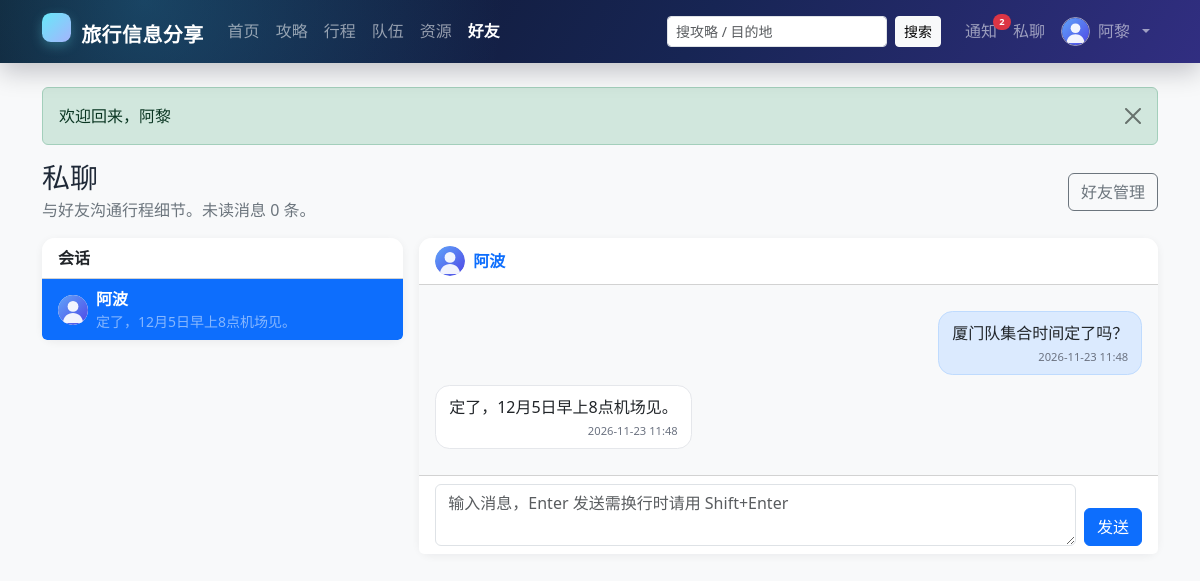
/messages.php?with=2 (signed in), run on the app's committed database.
### tables this page shows
CREATE TABLE `user` (
  `id`            INT UNSIGNED NOT NULL AUTO_INCREMENT COMMENT '用户ID',
  `username`      VARCHAR(50)  NOT NULL                COMMENT '登录名，唯一',
  `password_hash` VARCHAR(255) NOT NULL                COMMENT 'password_hash() 生成的密码散列',
  `nickname`      VARCHAR(50)  NOT NULL                COMMENT '昵称',
  `avatar`        VARCHAR(500) DEFAULT NULL             COMMENT '头像URL',
  `gender`        ENUM('unknown','male','female','other') NOT NULL DEFAULT 'unknown' COMMENT '性别',
  `email`         VARCHAR(100) DEFAULT NULL             COMMENT '邮箱，唯一（可为空）',
  `phone`         VARCHAR(20)  DEFAULT NULL             COMMENT '手机号',
  `intro`         VARCHAR(500) DEFAULT NULL             COMMENT '个人简介',
  `role`          ENUM('user','admin') NOT NULL DEFAULT 'user'   COMMENT '角色',
  `status`        ENUM('active','disabled') NOT NULL DEFAULT 'active' COMMENT '账号状态',
  `created_at`    DATETIME NOT NULL DEFAULT CURRENT_TIMESTAMP,
  `updated_at`    DATETIME NOT NULL DEFAULT CURRENT_TIMESTAMP ON UPDATE CURRENT_TIMESTAMP,
  PRIMARY KEY (`id`),
  UNIQUE KEY `uk_user_username` (`username`),
  UNIQUE KEY `uk_user_email` (`email`),
  KEY `idx_user_role_status` (`role`,`status`),
  KEY `idx_user_nickname` (`nickname`),
  CONSTRAINT `chk_user_username_len` CHECK (CHAR_LENGTH(`username`) BETWEEN 3 AND 50),
  CONSTRAINT `chk_user_nickname_len` CHECK (CHAR_LENGTH(`nickname`) BETWEEN 1 AND 50)
);

CREATE TABLE `message` (
  `id`         BIGINT UNSIGNED NOT NULL AUTO_INCREMENT,
  `from_id`    INT UNSIGNED NOT NULL COMMENT '发送者',
  `to_id`      INT UNSIGNED NOT NULL COMMENT '接收者',
  `content`    TEXT NOT NULL COMMENT '文本内容或图片URL',
  `msg_type`   ENUM('text','image') NOT NULL DEFAULT 'text',
  `is_read`    TINYINT(1) NOT NULL DEFAULT 0,
  `created_at` DATETIME NOT NULL DEFAULT CURRENT_TIMESTAMP,
  PRIMARY KEY (`id`),
  KEY `idx_message_to_read` (`to_id`,`is_read`,`created_at`),
  KEY `idx_message_dialog` (`from_id`,`to_id`,`created_at`),
  CONSTRAINT `fk_message_from` FOREIGN KEY (`from_id`) REFERENCES `user` (`id`) ON DELETE CASCADE ON UPDATE CASCADE,
  CONSTRAINT `fk_message_to`   FOREIGN KEY (`to_id`)   REFERENCES `user` (`id`) ON DELETE CASCADE ON UPDATE CASCADE,
  CONSTRAINT `chk_message_content` CHECK (CHAR_LENGTH(`content`) > 0)
);

### app/helpers.php (called while the page is built, shortened)
<?php
function config(string $path, mixed $default = null): mixed
{
    $value = $GLOBALS['config'] ?? [];
    foreach (explode('.', $path) as $key) {
        $value = $value[$key];
    }
    return $value;
}
function e(mixed $value): string
{
    return htmlspecialchars((string) $value, ENT_QUOTES | ENT_SUBSTITUTE, 'UTF-8');
}
function url(string $path = ''): string
{
    $base = rtrim((string) config('site.base_url', ''), '/');
    return $base . '/' . ltrim($path, '/');
}
function query(string $key, mixed $default = ''): mixed
{
    $value = $_GET[$key] ?? $default;
    if (is_string($value)) {
        return trim($value);
    }
    return $value;
}
function flashes(): array
{
    $items = $_SESSION['flash'] ?? [];
    return $items;
}
function format_dt(?string $value): string
{
    $ts = strtotime($value);
    return $ts ? date('Y-m-d H:i', $ts) : $value;
}
function excerpt(?string $text, int $length = 90): string
{
    $plain = trim(strip_tags((string) $text));
    if (mb_strlen($plain, 'UTF-8') <= $length) {
        return $plain;
    }
    return mb_substr($plain, 0, $length, 'UTF-8') . '…';
}
function avatar_url(?string $avatar): string
{
    return url('/assets/avatar.svg');
}

### app/auth.php (called while the page is built, shortened)
<?php
function current_user(): ?array
{
    static $cache = [];
    $id = (int) $_SESSION['user_id'];
    if (array_key_exists($id, $cache)) {
        return $cache[$id];
    }
    $user = db_one(
        'SELECT * FROM `user` WHERE `id` = ? AND `status` = "active" LIMIT 1',
        [$id]
    );
    return $cache[$id] = $user;
}
function require_login(): void
{
    if (current_user() !== null) {
        return;
    }
}
function unread_notifications_count(): int
{
    $user = current_user();
    return (int) db_val(
        'SELECT COUNT(*) FROM `notification` WHERE `user_id` = ? AND `is_read` = 0',
        [$user['id']]
    );
}

### app/db.php (called while the page is built, shortened)
<?php
function db(): PDO
{
    static $pdo = null;
    if ($pdo instanceof PDO) {
        return $pdo;
    }
    $c = config('db');
    $dsn = sprintf(
        'mysql:host=%s;port=%d;dbname=%s;charset=%s',
        $c['host'],
        (int) $c['port'],
        $c['name'],
        $c['charset']
    );
    $pdo = new PDO($dsn, $c['user'], $c['pass'], [
        PDO::ATTR_ERRMODE            => PDO::ERRMODE_EXCEPTION,
        PDO::ATTR_DEFAULT_FETCH_MODE => PDO::FETCH_ASSOC,
        PDO::ATTR_EMULATE_PREPARES   => false,
        PDO::ATTR_STRINGIFY_FETCHES  => false,
    ]);
    $pdo->exec("SET time_zone = '+08:00'");
    return $pdo;
}
function db_all(string $sql, array $params = []): array
{
    $stmt = db()->prepare($sql);
    $stmt->execute($params);
    return $stmt->fetchAll();
}
function db_one(string $sql, array $params = []): ?array
{
    $stmt = db()->prepare($sql);
    $stmt->execute($params);
    $row = $stmt->fetch();
    return $row === false ? null : $row;
}
function db_val(string $sql, array $params = []): mixed
{
    $stmt = db()->prepare($sql);
    $stmt->execute($params);
    return $stmt->fetchColumn();
}

### public/messages.php (the view, shortened to what this page needs)
<?php
require_login();
$me = current_user();
$uid = (int) $me['id'];
$with = (int) query('with', '0');
$conversations = db_all(
    'SELECT u.`id`, u.`nickname`, u.`avatar`,
            (SELECT m.`content` FROM `message` m WHERE (m.`from_id` = u.`id` AND m.`to_id` = ?) OR (m.`from_id` = ? AND m.`to_id` = u.`id`) ORDER BY m.`id` DESC LIMIT 1) AS `last_message`,
            (SELECT m.`created_at` FROM `message` m WHERE (m.`from_id` = u.`id` AND m.`to_id` = ?) OR (m.`from_id` = ? AND m.`to_id` = u.`id`) ORDER BY m.`id` DESC LIMIT 1) AS `last_at`,
            (SELECT COUNT(*) FROM `message` m WHERE m.`from_id` = u.`id` AND m.`to_id` = ? AND m.`is_read` = 0) AS `unread`
     FROM `friendship` f
     JOIN `user` u ON u.`id` = IF(f.`user_id` = ?, f.`friend_id`, f.`user_id`)
     WHERE f.`status` = "accepted" AND (f.`user_id` = ? OR f.`friend_id` = ?)
     ORDER BY `last_at` DESC, u.`nickname`',
    [$uid, $uid, $uid, $uid, $uid, $uid, $uid, $uid]
);
$withUser = null;
foreach ($conversations as $conversation) {
    if ((int) $conversation['id'] === $with) {
        $withUser = $conversation;
        break;
    }
}
$messages = [];
if ($withUser !== null) {
    $messages = db_all(
        'SELECT * FROM `message`
         WHERE (`from_id` = ? AND `to_id` = ?) OR (`from_id` = ? AND `to_id` = ?)
         ORDER BY `id` ASC',
        [$uid, $with, $with, $uid]
    );
}
$totalUnread = array_sum(array_map(static fn(array $row): int => (int) $row['unread'], $conversations));
$activeNav = 'friends';
require APP_ROOT . '/app/views/header.php';
?>
<div class="d-flex flex-column flex-sm-row justify-content-between align-items-sm-center gap-2 mb-3">
    <div>
        <h1 class="h3 mb-1">私聊</h1>
        <p class="text-secondary mb-0">与好友沟通行程细节。未读消息 <?= (int) $totalUnread ?> 条。</p>
    </div>
    <a class="btn btn-outline-secondary" href="<?= e(url('/friends.php')) ?>">好友管理</a>
</div>
<div class="row g-3">
    <div class="col-lg-4">
        <div class="card border-0 shadow-sm">
            <div class="card-header bg-white fw-semibold">会话</div>
            <div class="list-group list-group-flush conversation-list">
                <?php foreach ($conversations as $conversation): ?>
                    <a class="list-group-item list-group-item-action<?= (int) $conversation['id'] === $with ? ' active' : '' ?>" href="<?= e(url('/messages.php?with=' . (int) $conversation['id'])) ?>">
                        <div class="d-flex align-items-center gap-2">
                            <img class="avatar avatar-sm" src="<?= e(avatar_url($conversation['avatar'])) ?>" alt="">
                            <div class="flex-grow-1 min-w-0">
                                <div class="d-flex justify-content-between gap-2">
                                    <span class="fw-semibold"><?= e($conversation['nickname']) ?></span>
                                </div>
                                <div class="small text-truncate <?= (int) $conversation['id'] === $with ? 'text-white-50' : 'text-secondary' ?>"><?= e($conversation['last_message'] !== null ? excerpt($conversation['last_message'], 28) : '还没有消息') ?></div>
                            </div>
                        </div>
                    </a>
                <?php endforeach; ?>
            </div>
        </div>
    </div>
    <div class="col-lg-8">
        <div class="card border-0 shadow-sm h-100">
            <?php if ($withUser === null): ?>
                <div class="card-body d-flex align-items-center justify-content-center text-secondary" style="min-height: 360px;">选择左侧好友开始聊天。</div>
            <?php else: ?>
                <div class="card-header bg-white d-flex align-items-center gap-2">
                    <img class="avatar avatar-sm" src="<?= e(avatar_url($withUser['avatar'])) ?>" alt="">
                    <a class="fw-semibold text-decoration-none" href="<?= e(url('/profile.php?id=' . (int) $withUser['id'])) ?>"><?= e($withUser['nickname']) ?></a>
                </div>
                <div class="card-body message-thread" id="message-thread">
                    <?php foreach ($messages as $message): ?>
                        <?php $mine = (int) $message['from_id'] === $uid; ?>
                        <div class="message-row <?= $mine ? 'mine' : 'theirs' ?>">
                            <div class="message-bubble">
                                <div><?= nl2br(e($message['content'])) ?></div>
                                <div class="message-time"><?= e(format_dt($message['created_at'])) ?><?= $mine && (int) $message['is_read'] === 1 ? ' · 已读' : '' ?></div>
                            </div>
                        </div>
                    <?php endforeach; ?>
                </div>
                <div class="card-footer bg-white">
                    <form method="post" class="d-flex gap-2 align-items-end">
                        <textarea class="form-control flex-grow-1" name="content" rows="2" maxlength="1000" required placeholder="输入消息，Enter 发送需换行时请用 Shift+Enter"></textarea>
                        <button class="btn btn-primary flex-shrink-0" type="submit">发送</button>
                    </form>
                </div>
            <?php endif; ?>
        </div>
    </div>
</div>
<?php require APP_ROOT . '/app/views/footer.php'; ?>

### app/views/header.php (shortened to what this page needs)
<?php
$me = current_user();
$notifCount = unread_notifications_count();
$activeNav = $activeNav ?? '';
$q = (string) ($_GET['q'] ?? '');
?>
<!doctype html>
<html lang="zh-CN">
<head>
    <link rel="stylesheet" href="<?= e(url('/assets/bootstrap.min.css')) ?>">
    <link rel="stylesheet" href="<?= e(url('/assets/style.css')) ?>">
</head>
<body class="d-flex flex-column min-vh-100 bg-body-tertiary">
<nav class="navbar navbar-expand-lg navbar-dark app-navbar sticky-top">
    <div class="container">
        <a class="navbar-brand fw-bold" href="<?= e(url('/index.php')) ?>">
            <span class="brand-mark"></span> 旅行信息分享
        </a>
        <div class="collapse navbar-collapse" id="mainNav">
            <ul class="navbar-nav me-auto mb-2 mb-lg-0">
                <li class="nav-item"><a class="nav-link <?= $activeNav === 'home' ? 'active' : '' ?>" href="<?= e(url('/index.php')) ?>">首页</a></li>
                <li class="nav-item"><a class="nav-link <?= $activeNav === 'guides' ? 'active' : '' ?>" href="<?= e(url('/guides.php')) ?>">攻略</a></li>
                <li class="nav-item"><a class="nav-link <?= $activeNav === 'trips' ? 'active' : '' ?>" href="<?= e(url('/trips.php')) ?>">行程</a></li>
                <li class="nav-item"><a class="nav-link <?= $activeNav === 'teams' ? 'active' : '' ?>" href="<?= e(url('/teams.php')) ?>">队伍</a></li>
                <li class="nav-item"><a class="nav-link <?= $activeNav === 'resources' ? 'active' : '' ?>" href="<?= e(url('/resources.php')) ?>">资源</a></li>
                <?php if ($me !== null): ?>
                    <li class="nav-item"><a class="nav-link <?= $activeNav === 'friends' ? 'active' : '' ?>" href="<?= e(url('/friends.php')) ?>">好友</a></li>
                <?php endif; ?>
            </ul>
            <form class="d-flex me-lg-3 my-2 my-lg-0" role="search" action="<?= e(url('/guides.php')) ?>" method="get">
                <input class="form-control form-control-sm me-2" type="search" name="q" value="<?= e($q) ?>" placeholder="搜攻略 / 目的地" aria-label="搜索攻略">
                <button class="btn btn-sm btn-light" type="submit">搜索</button>
            </form>
            <ul class="navbar-nav align-items-lg-center">
                <?php if ($me !== null): ?>
                    <li class="nav-item">
                        <a class="nav-link position-relative" href="<?= e(url('/notifications.php')) ?>" title="通知">
                            通知
                            <?php if ($notifCount > 0): ?><span class="badge rounded-pill text-bg-danger nav-badge"><?= $notifCount ?></span><?php endif; ?>
                        </a>
                    </li>
                    <li class="nav-item">
                        <a class="nav-link position-relative" href="<?= e(url('/messages.php')) ?>" title="私聊">
                            私聊
                        </a>
                    </li>
                    <li class="nav-item dropdown">
                        <a class="nav-link dropdown-toggle d-flex align-items-center gap-2" href="#" role="button" data-bs-toggle="dropdown" aria-expanded="false">
                            <img src="<?= e(avatar_url($me['avatar'])) ?>" alt="" class="rounded-circle nav-avatar">
                            <span><?= e($me['nickname']) ?></span>
                        </a>
                    </li>
                <?php else: ?>
                    <li class="nav-item"><a class="nav-link" href="<?= e(url('/login.php')) ?>">登录</a></li>
                    <li class="nav-item"><a class="btn btn-sm btn-light ms-lg-2" href="<?= e(url('/register.php')) ?>">注册</a></li>
                <?php endif; ?>
            </ul>
        </div>
    </div>
</nav>
<main class="container py-4 flex-grow-1">
    <?php foreach (flashes() as $item): ?>
        <div class="alert alert-<?= e($item['type']) ?> alert-dismissible fade show" role="alert">
            <?= e($item['message']) ?>
            <button type="button" class="btn-close" data-bs-dismiss="alert" aria-label="关闭"></button>
        </div>
    <?php endforeach; ?>

### data on the page
user: nickname "阿黎"
user: nickname "阿波", last_message "定了，12月5日早上8点机场见。"
message: content "厦门队集合时间定了吗？", created_at "2026-11-23 11:48"
message: content "定了，12月5日早上8点机场见。", created_at "2026-11-23 11:48"

### other printed values
$notifCount "2"
$item['message'] "欢迎回来，阿黎"
$totalUnread "0"
